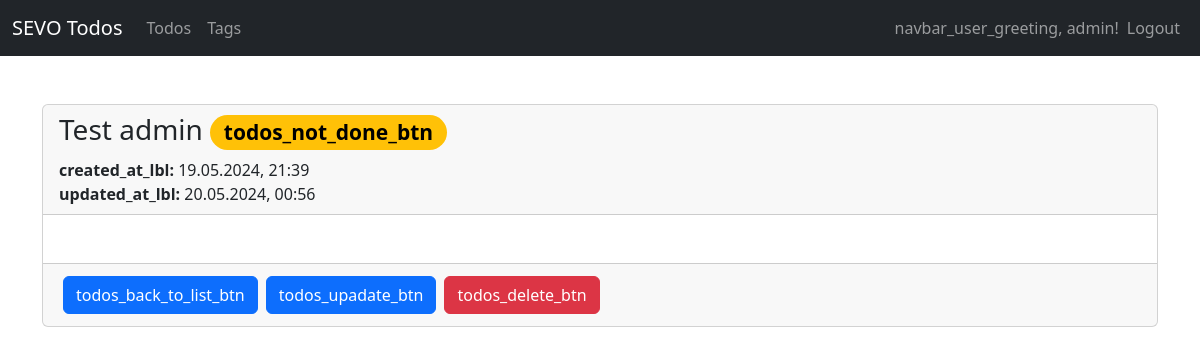
Before: /detail/8 (signed in) with the older database file.
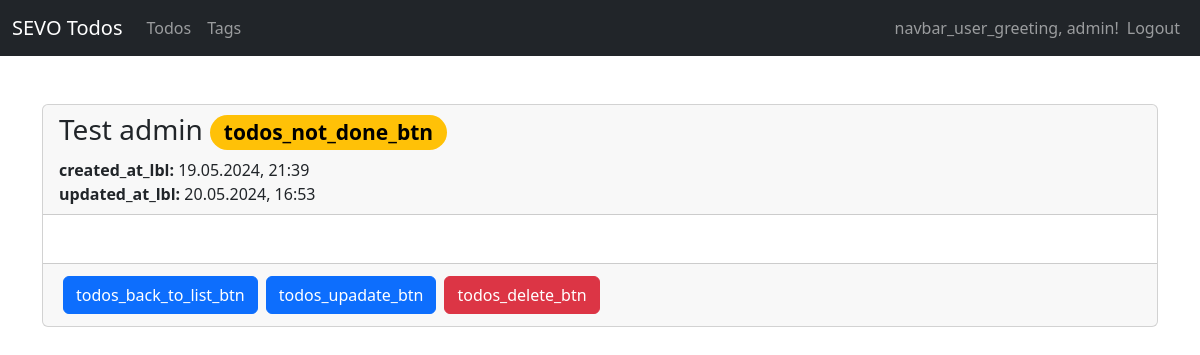
After: the same page with the newer database file.
### todos/models.py (models this page shows, shortened)
class Todo(models.Model):
    user = models.ForeignKey(User, on_delete=models.CASCADE)
    title = models.CharField(max_length=255)
    content = tinymce_models.HTMLField()
    tags = models.ManyToManyField(Tag, blank=True)
    done = models.BooleanField(default=False)
    created_at = models.DateTimeField(auto_now_add=True)
    updated_at = models.DateTimeField(auto_now=True)
    class Meta:
        ordering = ["-updated_at"]

### todos/views/todo_views.py (the view)
# urls.py: path("detail/<int:id>", todo_views.detail, name="todos-detail"),
def detail(request, id):
    if not request.user.is_authenticated:
        return helpers.not_auth_redirect()
    current_user = request.user
    todo = get_object_or_404(models.Todo, id=id, user=current_user)
    return render(request, "todos/todo/detail.html", {
        "title": _("todos_detail_title"),
        "todo": todo
    })

### todos/templates/todos/todo/detail.html (shortened to what this page needs)
{% extends "base_main.html" %}
{% load i18n %}
{% block main %}
    <div class="card">
        <div class="card-header">
            <h3>{{ todo.title }}
                <span class="badge rounded-pill {% if todo.done %}text-bg-success{% else %}text-bg-warning{% endif %}">
                    {% if todo.done %}
                        {% trans "todos_done_btn" %}
                    {% else %}
                        {% trans "todos_not_done_btn" %}
                    {% endif %}
                </span>
            </h3>
            <div>
                <strong>{% trans "created_at_lbl" %}:</strong> {{ todo.created_at|date:"d.m.Y, H:i" }}
            </div>
            <div>
                <strong>{% trans "updated_at_lbl" %}:</strong> {{ todo.updated_at|date:"d.m.Y, H:i" }}
            </div>
        </div>
        <div class="card-body">
        </div>
        <div class="card-footer">
            <div class="d-flex justify-content-start align-content-center">
                <a class="d-block btn btn-primary d-block m-1" href="{% url "todos-index" %}">{% trans "todos_back_to_list_btn" %}</a>
                <a class="btn btn-primary d-block m-1" href="{% url "todos-update" id=todo.id %}">{% trans "todos_upadate_btn" %}</a>
                <a class="btn btn-danger d-block m-1" href="{% url "todos-delete" id=todo.id %}">{% trans "todos_delete_btn" %}</a>
            </div>
        </div>
    </div>
{%  endblock %}

Changed rows visible on the page:
changed Todo "Test admin": updated_at "20.05.2024, 00:56" → "20.05.2024, 16:53"
